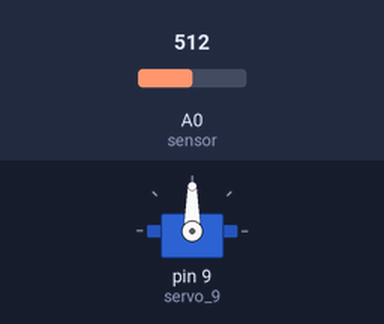
A sketch run on a simulated Arduino Uno, built with avr-gcc and run on an emulated ATmega328P. Shown: servo. The inputs (shaded band) are chosen by the test bench; at power-on: A0 (sensor) = 512.

Above: at 1.2 s.
1.3 s: A0 (sensor) set to 716
At 2.2 s:
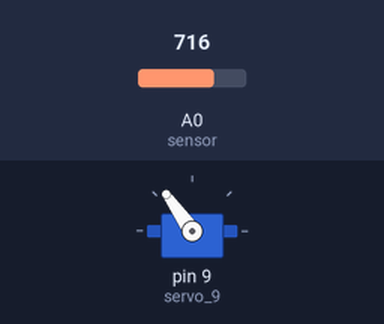
2.8 s: A0 (sensor) set to 900
At 3.5 s:
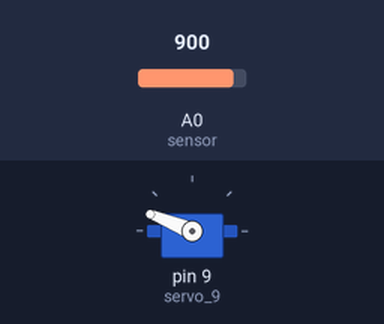
4.3 s: A0 (sensor) set to 1023
At 4.8 s:
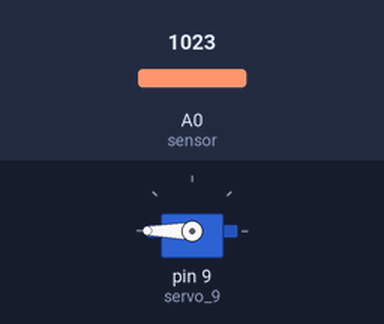
5.8 s: A0 (sensor) set to 306
At 6.2 s:
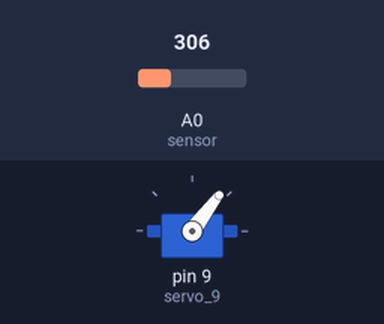
7.3 s: A0 (sensor) set to 122
At 8.6 s:
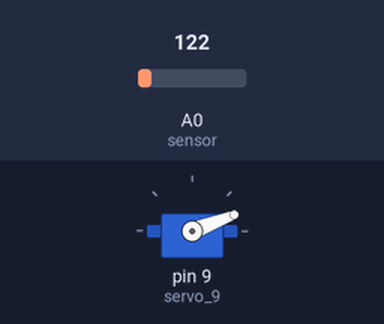
Timing chart, 0 to 9.8 s (numbered marks = the images above; inputs shaded):
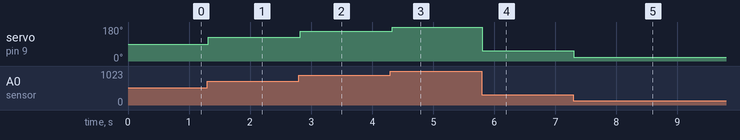

Measured:
- after the input at 1.3 s, servo on pin 9 (servo_9): 90° → 125° at once
- after the input at 2.8 s, servo on pin 9 (servo_9): 125° → 158° at once
- after the input at 4.3 s, servo on pin 9 (servo_9): 158° → 180° at once
- after the input at 5.8 s, servo on pin 9 (servo_9): 180° → 53° at once
- after the input at 7.3 s, servo on pin 9 (servo_9): 53° → 21° at once

The sketch:

brazo_robotico.ino
```cpp
#include <Servo.h>

int pos = 0;
int sensorValue = 0;
int i = 0;

Servo servo_9;

void setup()
{
  servo_9.attach(9);
  pinMode(A0, INPUT);
}

void loop()
{
   sensorValue = analogRead(A0); // Lee el valor del sensor
   pos = map(sensorValue, 0, 1023, 0, 180);  // Mapea el valor a 0-180 grados

   Serial.print("sensorValue: ");
   Serial.println(sensorValue);
   Serial.print("pos: ");
   Serial.println(pos);

   // Mueve el servo al valor calculado 'pos'
   servo_9.write(pos);

   delay(30);  // Aumentar este valor si el servo no responde correctamente
}
```
